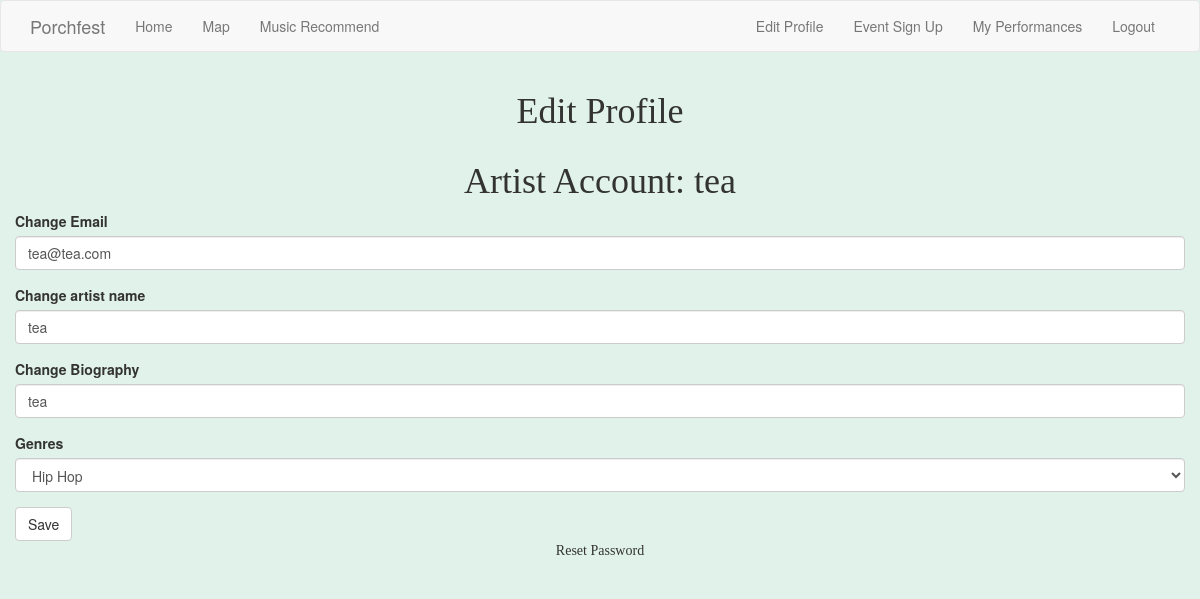
/edit_profile (signed in), run on an earlier commit of the app's database.
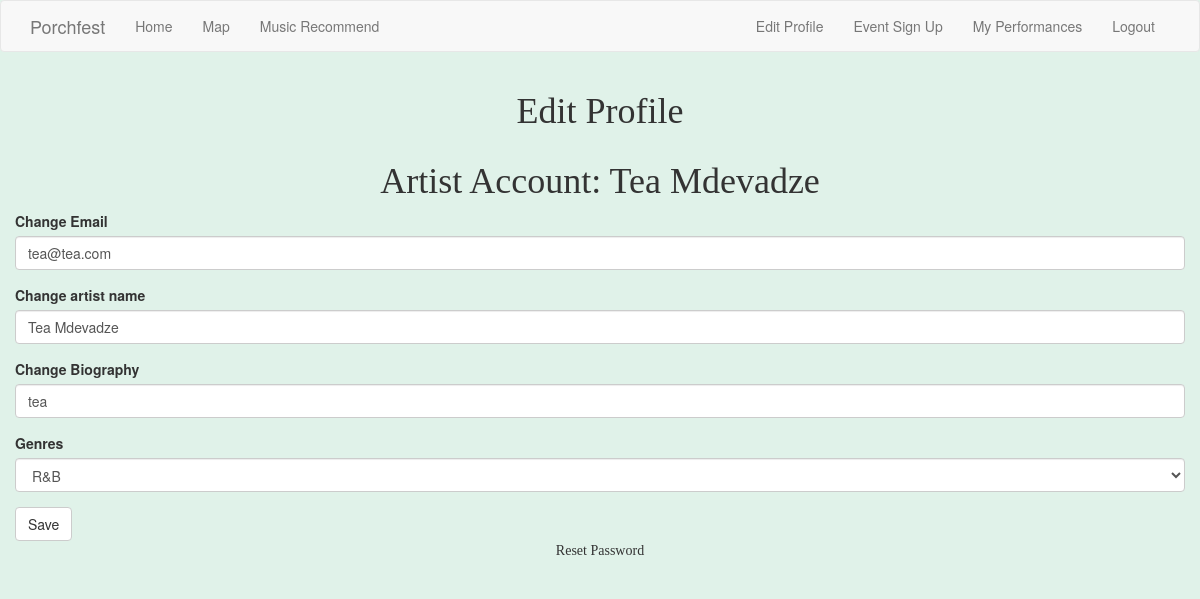
And on a later commit of the database.
### app/models.py (models this page shows, shortened)
class Artist(UserMixin, db.Model):
    id = db.Column(db.Integer, primary_key=True)
    artistName = db.Column(db.String(64), index=True, unique=True)
    bio = db.Column(db.String(600))
    genre = db.Column(db.String)
    artistPerformances1= db.relationship('ArtistToPerformance', backref='artperfrel1')
    email = db.Column(db.String(120), index=True, unique=True)
    password_hash = db.Column(db.String(128))

### app/routes.py (the view)
@app.route('/edit_profile', methods=['GET', 'POST'])
@login_required
def edit_profile():
    form = EditProfile()
    if form.validate_on_submit():
        current_user.artistName = form.artistName.data
        current_user.bio = form.bio.data
        current_user.email = form.email.data
        current_user.genre = form.genre.data
        db.session.commit()
        flash('Your changes have been saved.')
        return redirect(url_for('edit_profile'))
    elif request.method == 'GET':
        form.artistName.data = current_user.artistName
        form.bio.data = current_user.bio
        form.email.data = current_user.email
        form.genre.data = current_user.genre
    return render_template('edit_profile.html', artist=current_user, title='Edit Profile',
                           form=form)

### app/forms.py
class EditProfile (FlaskForm):
    email = StringField('Change Email')
    artistName = StringField('Change artist name')
    bio = StringField('Change Biography')
    genre = SelectField('Genres', choices=[("folk", "Folk"),('rock', "Rock"), ("hip_hop", "Hip Hop"),("pop", "Pop"), ("RB", "R&B"), ("indie", "Indie")])
    submit = SubmitField('Save')

### app/models.py (called while the page is built)
@login.user_loader
def load_user(id):
    return Artist.query.get(int(id))

### app/templates/edit_profile.html
{% extends "base.html" %}
{% import 'bootstrap/wtf.html' as wtf %}
{% block app_content %}
<h1>Edit Profile</h1>
<div class="row">
    <div class="col md-4">
        <h1>Artist Account: {{ artist.artistName }}</h1>
        {{ wtf.quick_form(form) }}
        <p>Reset Password <a href="{{ url_for('reset_password') }}"></a> </p>
    </div>
</div>
{% endblock %}

What changed in the data, as far as the page shows it:
changed Artist "tea@tea.com": artistName "tea" → "Tea Mdevadze"; genre "Hip Hop" → "R&B"
